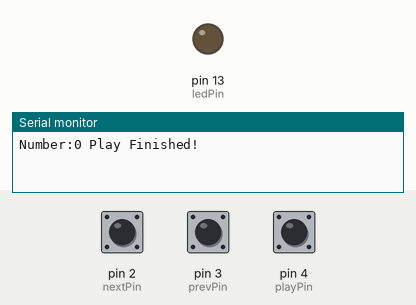
Recording of a sketch running on a simulated Arduino Leonardo, built with avr-gcc and run on an emulated ATmega32U4. Parts: output pins drawn as LEDs (lit = HIGH), the last lines printed to the serial monitor. The test bench sets the inputs (shaded band); at power-on: pin 2 (nextPin) HIGH, pin 3 (prevPin) HIGH, pin 4 (playPin) HIGH. The audio player accepts every command and is not drawn.

Above: at 6.7 s.
6.8 s: pin 2 (nextPin) pulled LOW for 2.6 s
At 9.0 s:
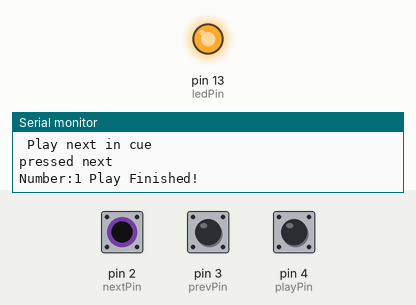
10.9 s: pin 3 (prevPin) pulled LOW for 2.6 s
19.9 s: pin 4 (playPin) pulled LOW for 2.6 s
At 22.2 s:
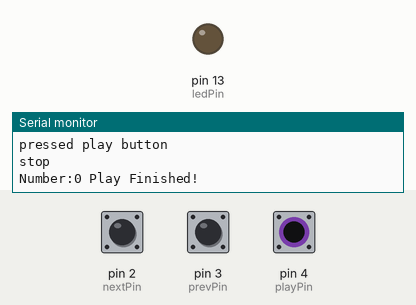
Timing chart, 0 to 24.9 s (numbered marks = the images above; inputs shaded):
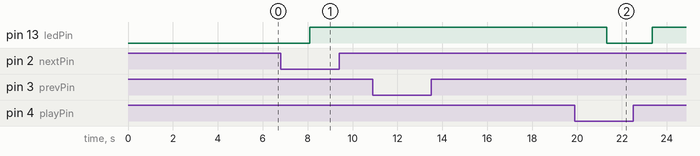

The sketch:

MusicBox_DFRobot_fast.ino
```cpp
// (licence header left out)
/***********Notice and Trouble shooting***************
  1.Connection and Diagram can be found here
  <https://www.dfrobot.com/wiki/index.php/DFPlayer_Mini_SKU:DFR0299#Connection_Diagram>
  2.This code is tested on Arduino Uno, Leonardo, Mega boards.
 ****************************************************/

#include <DFPlayerMini_Fast.h>

#if !defined(UBRR1H)
#include <SoftwareSerial.h>
SoftwareSerial mySerial(10, 11); // RX, TX
#endif

DFPlayerMini_Fast myDFPlayer;

int value = 0;                    // variable for reading the pin status
int nextPin = 2;
int prevPin = 3;
int volumePin = A0;
int playPin = 4;

int ledPin = 13;

bool playMode = false;

int fileToPlay = 3;
int numFiles = 4;
unsigned long timer = 0;
unsigned long timeOffset = 0;

void setup()
{

  pinMode(nextPin, INPUT_PULLUP);
  pinMode(prevPin, INPUT_PULLUP);
  pinMode(playPin, INPUT_PULLUP);

  pinMode(ledPin, OUTPUT);
  Serial.begin(115200);
#if !defined(UBRR1H)
  mySerial.begin(9600);
  myDFPlayer.begin(mySerial, true);
#else
  Serial1.begin(9600);
  myDFPlayer.begin(Serial1, true);
#endif

  delay(5000);

  myDFPlayer.volume(25);  //Set volume value. From 0 to 30
  myDFPlayer.play(fileToPlay);  //Play the first mp3
}

void loop()
{

  //if (myDFPlayer.isPlaying() == false && (millis - timer > 2000)) {
     if (myDFPlayer.isPlaying() == false) {
    timer += millis();
    Serial.print(F("Number:"));
    Serial.print(value);
    Serial.println(F(" Play Finished!"));
    fileToPlay++;
    delay(2000);
    myDFPlayer.playNext();
    Serial.println(F(" Play next in cue"));
    playMode = true;
    if (fileToPlay > numFiles) {
      Serial.println(F("Play from the beginning!"));
      fileToPlay = 1;
    }

  }


  // NEXT
  value = digitalRead(nextPin);  // read input value
  if (value == false) {
    fileToPlay++;
    myDFPlayer.playNext();
    playMode = true;
    Serial.println("pressed next");
    if (fileToPlay > numFiles) {
      fileToPlay = 1;
    }
    delay(500);
  }

  // PREV
  value = digitalRead(prevPin);  // read input value
  if (value == false) {
    fileToPlay--;
    myDFPlayer.playPrevious();
    playMode = true;
    Serial.println("pressed previous");
    if (fileToPlay < 1) {
      fileToPlay = numFiles;
    }
    delay(500);
  }

  //PLAY / STOP
  value = digitalRead(playPin);  // read input value
  if (value == false) {
    Serial.println("pressed play button");
    if (playMode) {
      Serial.println("stop");
      myDFPlayer.pause();  //pause the mp3
      playMode = false;
      delay(500);
    }
    else {
      myDFPlayer.resume();  //start the mp3 from the pause
      Serial.println("play");
      playMode = true;
      delay(500);
    }
  }
  if (playMode) {
    digitalWrite(ledPin, HIGH);
    digitalWrite(LED_BUILTIN, HIGH);
  }
  else {
    digitalWrite(ledPin, LOW);
    digitalWrite(LED_BUILTIN, LOW);
  }

//  value = analogRead(volumePin);
//  myDFPlayer.volume(map(value, 1023, 0, 0, 28));

}
```

Measured:
- after the input at 6.8 s, pin 13 (ledPin): LOW → HIGH after 1.3 s instead of 0.77 s
- after the input at 19.9 s, pin 13 (ledPin): HIGH → LOW after 1.4 s, → HIGH 2.0 s later
